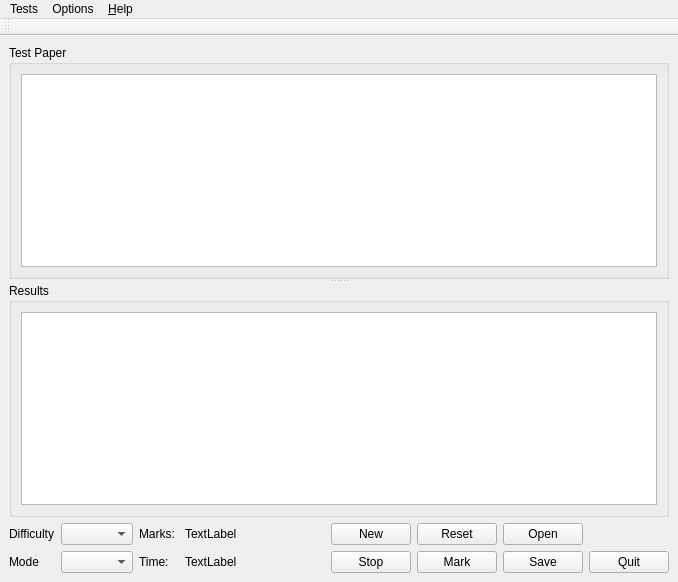
<?xml version="1.0" encoding="UTF-8"?>
<ui version="4.0">
 <class>MainWindow</class>
 <widget class="QMainWindow" name="MainWindow">
  <property name="geometry">
   <rect>
    <x>0</x>
    <y>0</y>
    <width>678</width>
    <height>582</height>
   </rect>
  </property>
  <property name="windowTitle">
   <string>AESOPS</string>
  </property>
  <widget class="QWidget" name="centralWidget">
   <layout class="QVBoxLayout" name="verticalLayout_4">
    <item>
     <widget class="QSplitter" name="splitter">
      <property name="orientation">
       <enum>Qt::Vertical</enum>
      </property>
      <widget class="QGroupBox" name="groupBox_2">
       <property name="title">
        <string>Test Paper</string>
       </property>
       <layout class="QVBoxLayout" name="verticalLayout_3">
        <item>
         <widget class="QTableWidget" name="tableTestpaper">
          <property name="minimumSize">
           <size>
            <width>0</width>
            <height>100</height>
           </size>
          </property>
         </widget>
        </item>
       </layout>
      </widget>
      <widget class="QGroupBox" name="groupBox_3">
       <property name="title">
        <string>Results</string>
       </property>
       <layout class="QVBoxLayout" name="verticalLayout_2">
        <item>
         <widget class="QPlainTextEdit" name="pteResults"/>
        </item>
       </layout>
      </widget>
     </widget>
    </item>
    <item>
     <layout class="QHBoxLayout" name="horizontalLayout">
      <item>
       <layout class="QGridLayout" name="gridLayout_2">
        <item row="0" column="2">
         <widget class="QLabel" name="labelMarkName">
          <property name="text">
           <string>Marks: </string>
          </property>
         </widget>
        </item>
        <item row="0" column="3">
         <widget class="QLabel" name="labelTotalMark">
          <property name="text">
           <string>TextLabel</string>
          </property>
         </widget>
        </item>
        <item row="1" column="2">
         <widget class="QLabel" name="labelTimeName">
          <property name="text">
           <string>Time:  </string>
          </property>
         </widget>
        </item>
        <item row="1" column="3">
         <widget class="QLabel" name="labelTime">
          <property name="text">
           <string>TextLabel</string>
          </property>
         </widget>
        </item>
        <item row="1" column="0">
         <widget class="QLabel" name="label_2">
          <property name="text">
           <string>Mode</string>
          </property>
         </widget>
        </item>
        <item row="0" column="0">
         <widget class="QLabel" name="label">
          <property name="text">
           <string>Difficulty</string>
          </property>
         </widget>
        </item>
        <item row="0" column="1">
         <widget class="QComboBox" name="cmbDifficulty"/>
        </item>
        <item row="1" column="1">
         <widget class="QComboBox" name="cmbMode"/>
        </item>
       </layout>
      </item>
      <item>
       <spacer name="horizontalSpacer">
        <property name="orientation">
         <enum>Qt::Horizontal</enum>
        </property>
        <property name="sizeHint" stdset="0">
         <size>
          <width>40</width>
          <height>20</height>
         </size>
        </property>
       </spacer>
      </item>
      <item>
       <layout class="QGridLayout" name="gridLayout">
        <item row="0" column="2">
         <widget class="QPushButton" name="btnNew">
          <property name="text">
           <string>New</string>
          </property>
         </widget>
        </item>
        <item row="0" column="3">
         <widget class="QPushButton" name="btnReset">
          <property name="text">
           <string>Reset</string>
          </property>
         </widget>
        </item>
        <item row="1" column="5">
         <widget class="QPushButton" name="btnQuit">
          <property name="text">
           <string>Quit</string>
          </property>
         </widget>
        </item>
        <item row="1" column="2">
         <widget class="QPushButton" name="btnStop">
          <property name="text">
           <string>Stop</string>
          </property>
         </widget>
        </item>
        <item row="1" column="3">
         <widget class="QPushButton" name="btnMark">
          <property name="text">
           <string>Mark</string>
          </property>
         </widget>
        </item>
        <item row="1" column="4">
         <widget class="QPushButton" name="btnSave">
          <property name="text">
           <string>Save</string>
          </property>
         </widget>
        </item>
        <item row="0" column="4">
         <widget class="QPushButton" name="btnOpen">
          <property name="text">
           <string>Open</string>
          </property>
         </widget>
        </item>
       </layout>
      </item>
     </layout>
    </item>
   </layout>
  </widget>
  <widget class="QMenuBar" name="menuBar">
   <property name="geometry">
    <rect>
     <x>0</x>
     <y>0</y>
     <width>678</width>
     <height>25</height>
    </rect>
   </property>
   <widget class="QMenu" name="menuNew_Test">
    <property name="title">
     <string>Tests</string>
    </property>
    <addaction name="actionNew_Test"/>
    <addaction name="actionOpen"/>
    <addaction name="actionReset"/>
    <addaction name="actionMark"/>
    <addaction name="actionSave"/>
    <addaction name="separator"/>
    <addaction name="actionQuit"/>
   </widget>
   <widget class="QMenu" name="menuOptions">
    <property name="title">
     <string>Options</string>
    </property>
    <addaction name="actionPreferences"/>
   </widget>
   <widget class="QMenu" name="menuAbout">
    <property name="title">
     <string>&amp;Help</string>
    </property>
    <addaction name="actionAbout"/>
    <addaction name="actionRegister"/>
   </widget>
   <addaction name="menuNew_Test"/>
   <addaction name="menuOptions"/>
   <addaction name="menuAbout"/>
  </widget>
  <widget class="QToolBar" name="toolBar">
   <property name="windowTitle">
    <string>toolBar</string>
   </property>
   <attribute name="toolBarArea">
    <enum>TopToolBarArea</enum>
   </attribute>
   <attribute name="toolBarBreak">
    <bool>false</bool>
   </attribute>
  </widget>
  <action name="actionPreferences">
   <property name="text">
    <string>Preferences</string>
   </property>
   <property name="shortcut">
    <string>Alt+P</string>
   </property>
  </action>
  <action name="actionAbout">
   <property name="text">
    <string>About</string>
   </property>
   <property name="shortcut">
    <string>F1</string>
   </property>
  </action>
  <action name="actionNew_Test">
   <property name="text">
    <string>New Test</string>
   </property>
   <property name="shortcut">
    <string>Ctrl+N</string>
   </property>
  </action>
  <action name="actionQuit">
   <property name="text">
    <string>Quit</string>
   </property>
   <property name="shortcut">
    <string>Ctrl+Q</string>
   </property>
  </action>
  <action name="actionReset">
   <property name="text">
    <string>Reset</string>
   </property>
   <property name="shortcut">
    <string>Ctrl+R</string>
   </property>
  </action>
  <action name="actionMark">
   <property name="text">
    <string>Mark</string>
   </property>
   <property name="shortcut">
    <string>Ctrl+M</string>
   </property>
  </action>
  <action name="actionSave">
   <property name="text">
    <string>Save</string>
   </property>
   <property name="shortcut">
    <string>Ctrl+S</string>
   </property>
  </action>
  <action name="actionOpen">
   <property name="text">
    <string>Open</string>
   </property>
   <property name="shortcut">
    <string>Ctrl+O</string>
   </property>
  </action>
  <action name="actionRegister">
   <property name="text">
    <string>Register</string>
   </property>
  </action>
 </widget>
 <resources/>
 <connections/>
</ui>
